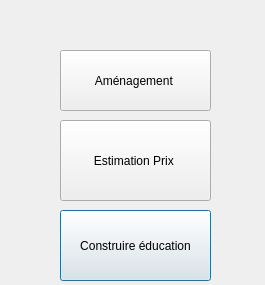
<?xml version="1.0" encoding="UTF-8"?>
<ui version="4.0">
 <class>fenetre2</class>
 <widget class="QDialog" name="fenetre2">
  <property name="geometry">
   <rect>
    <x>0</x>
    <y>0</y>
    <width>265</width>
    <height>285</height>
   </rect>
  </property>
  <property name="windowTitle">
   <string>Dialog</string>
  </property>
  <widget class="QPushButton" name="pushButton_3">
   <property name="geometry">
    <rect>
     <x>60</x>
     <y>210</y>
     <width>151</width>
     <height>71</height>
    </rect>
   </property>
   <property name="text">
    <string>Construire éducation</string>
   </property>
  </widget>
  <widget class="QPushButton" name="pushButton">
   <property name="geometry">
    <rect>
     <x>60</x>
     <y>50</y>
     <width>151</width>
     <height>61</height>
    </rect>
   </property>
   <property name="text">
    <string>Aménagement </string>
   </property>
  </widget>
  <widget class="QPushButton" name="pushButton_2">
   <property name="geometry">
    <rect>
     <x>60</x>
     <y>120</y>
     <width>151</width>
     <height>81</height>
    </rect>
   </property>
   <property name="text">
    <string>Estimation Prix </string>
   </property>
  </widget>
 </widget>
 <resources/>
 <connections/>
</ui>
